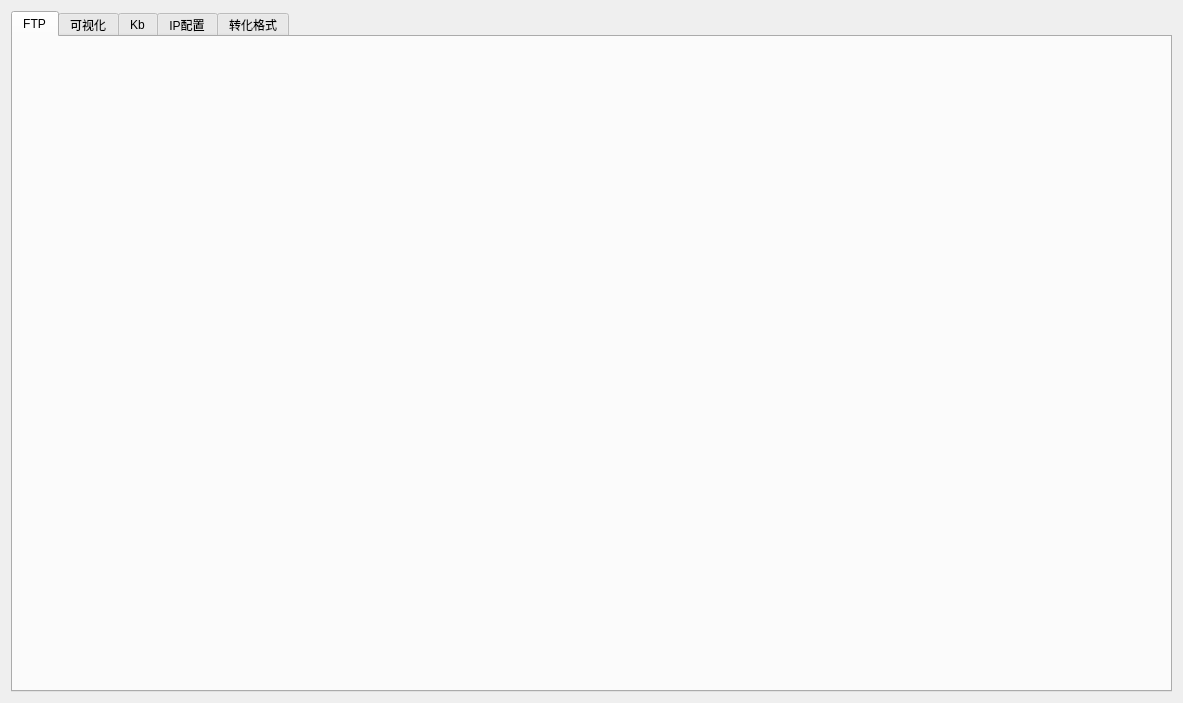
<?xml version="1.0" encoding="UTF-8"?>
<ui version="4.0">
 <class>mainWindow</class>
 <widget class="QWidget" name="mainWindow">
  <property name="geometry">
   <rect>
    <x>0</x>
    <y>0</y>
    <width>1183</width>
    <height>703</height>
   </rect>
  </property>
  <property name="windowTitle">
   <string>Form</string>
  </property>
  <layout class="QGridLayout" name="gridLayout">
   <item row="0" column="0">
    <widget class="QTabWidget" name="tabWidget">
     <property name="sizePolicy">
      <sizepolicy hsizetype="Preferred" vsizetype="Preferred">
       <horstretch>0</horstretch>
       <verstretch>0</verstretch>
      </sizepolicy>
     </property>
     <property name="currentIndex">
      <number>0</number>
     </property>
     <widget class="QWidget" name="tab">
      <attribute name="title">
       <string>FTP</string>
      </attribute>
     </widget>
     <widget class="QWidget" name="tab_2">
      <attribute name="title">
       <string>可视化</string>
      </attribute>
     </widget>
     <widget class="QWidget" name="tab_3">
      <attribute name="title">
       <string>Kb</string>
      </attribute>
     </widget>
     <widget class="QWidget" name="tab_4">
      <attribute name="title">
       <string>IP配置</string>
      </attribute>
     </widget>
     <widget class="QWidget" name="tab_5">
      <attribute name="title">
       <string>转化格式</string>
      </attribute>
     </widget>
    </widget>
   </item>
  </layout>
 </widget>
 <resources/>
 <connections/>
</ui>
